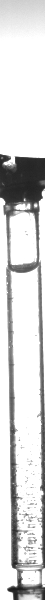
#> input picture CVATdata/images/training/img0_1.png, 45 x 600 px; its folder holds 4 pictures in this run
$ jupyter execute --allow-errors proboscisTracking.ipynb
#> lines starting #> are read from the running program, lines starting #| are printed output that depends on the picture; after the words box and inside, x2 and y2 are one past the last pixel; in counts of white or black regions, pixels touching at a corner belong together
[cell 1]
from xml.etree import ElementTree
import glob
from tensorflow import keras
import tensorflow as tf
import sklearn
from skimage import draw
from skimage.io import imshow, imread
from skimage import morphology
from skimage import transform
from skimage import util
import numpy as np
from matplotlib import pyplot
#from tensorflow import keras
#import tensorflow as tf
from tensorflow.keras import layers, losses, optimizers, Model
from tensorflow.keras.utils import  plot_model

tf.keras.backend.set_image_data_format('channels_last')
#> (this line was passed over: tensorflow is not available in this run)

[cell 2]
tf.config.list_physical_devices('GPU')
#> (this line was passed over: tensorflow is not available in this run)

[cell 3]
et = ElementTree.parse("CVATdata/annotations.xml")
#> (reads CVATdata/annotations.xml from the repository)

[cell 4]
image_names = sorted(glob.glob("CVATdata/images/training/*.png"))
image_names = list(map(lambda x: x.replace("\\", "/"), image_names))

[cell 5]
masks = {}
for img in et.findall('image'):
    width = int(img.attrib['width']) + 1
    height = int(img.attrib['height']) + 1
    blank = np.zeros(shape=(height,width),dtype=np.uint8)
    polys = img.findall('polyline')
    for poly in polys:
        attribs = poly.attrib
        pstr = attribs['points']
        pairs = pstr.split(';')
        coord_list = []
        for pair in pairs:
            xstr,ystr = pair.split(',')
            x = float(xstr)
            y = float(ystr)
            coord_list.append((x,y))
        for i in range(len(coord_list) - 1):
            start = coord_list[i]
            end = coord_list[i + 1]
            line = draw.line(round(start[1]),round(start[0]),round(end[1]),round(end[0]))
            blank[line] = np.uint8(255)
    masks[img.attrib['name']] = blank
print(list(masks.keys())[0])

[cell 6]
images = {}
for name in image_names:
    data = imread(name)
#> data is the input picture: shape (600, 45); min 27, max 255, mean 214.1
    images[name] = data

[cell 7]
image_names[0]
print(image_names)

[cell 8]
names = [image_name[16:] for image_name in image_names]
#> names = ['training/img0_1.png', 'training/img0_2.png', 'training/img0_3.png', 'training/img13_1.png']
print(names)
#| ['training/img0_1.png', 'training/img0_2.png', 'training/img0_3.png', 'training/img13_1.png']

[cell 9]
pairs = []
cross = zip(names, image_names)
for short_name, long_name in cross:
    mask = masks[short_name]
    trainee = images[long_name]
    pairs.append((trainee, morphology.dilation(mask[:-1,:-1])))
#> this loop made 4 passes
#> (short_name, long_name) on passes 1 to 4: ('training/img0_1.png', 'CVATdata/images/training/img0_1.png'), ('training/img0_2.png', 'CVATdata/images/training/img0_2.png'), ('training/img0_3.png', 'CVATdata/images/training/img0_3.png'), ('training/img13_1.png', 'CVATdata/images/training/img13_1.png')
#> pass 2, `mask = masks[short_name]`:
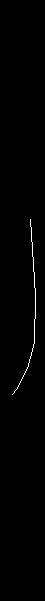
#> mask: shape (601, 45); 0.65% white in thin lines or dots, all inside (x1, y1, x2, y2) = (12, 219, 36, 395)
#> after the loop, pairs = 4 items

[cell 10]
for p, i in zip(pairs, range(10)):
    print(p[0].shape, p[1].shape)
    imshow(p[1])
    pyplot.show()
#> this loop made 4 passes
#| (600, 45) (600, 45)
#| (600, 44) (600, 44)
#| (600, 45) (600, 45)
#| (600, 39) (600, 39)
#> pass 1, `pyplot.show()`:
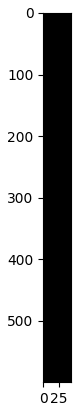
#> figure drawn by matplotlib, 1 panel

[cell 11]
with_probs = filter(lambda pair : pair[1].sum() > 0, pairs)

[cell 12]
labeled_pairs = list(with_probs)
#> labeled_pairs = 2 items

[cell 13]
len(labeled_pairs)
#> Out = 2

[cell 14]
reshaped_pairs = []
for inp, outp in labeled_pairs:
    inp2 = transform.resize(inp, (600, 100))
    outp2 = transform.resize(outp, (600, 100))
    reshaped_pairs.append((inp2, outp2))
#> this loop made 2 passes
#> pass 1, `inp2 = transform.resize(inp, (600, 100))`:
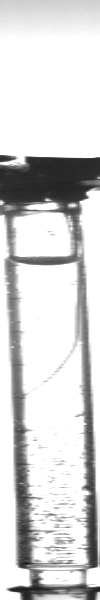
#> inp2: shape (600, 100) float64; min 0.107, max 1, mean 0.832
#> pass 1, `outp2 = transform.resize(outp, (600, 100))`:
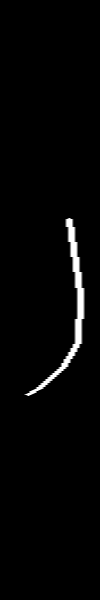
#> outp2: shape (600, 100) float64; min 0, max 1, mean 0.0201
#> pass 2, `inp2 = transform.resize(inp, (600, 100))`:
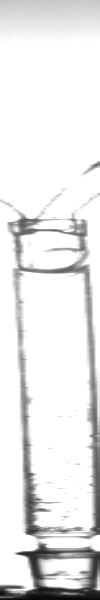
#> inp2: shape (600, 100) float64; min 0.0204, max 1, mean 0.911
#> pass 2, `outp2 = transform.resize(outp, (600, 100))`:
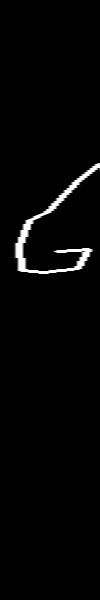
#> outp2: shape (600, 100) float64; min 0, max 1, mean 0.0204
#> after the loop, reshaped_pairs = 2 items

[cell 15]
for (my_in, my_out), i in zip(reshaped_pairs, range(10)):
    imshow(my_in)
    pyplot.show()
    imshow(my_out)
    pyplot.show()
#> this loop made 2 passes
#> i on passes 1 to 2: 0, 1

[cell 16]
len(reshaped_pairs)
#> Out = 2

[cell 17]
inputs = []
outputs = []
for my_in, my_out in reshaped_pairs:
    inputs.append(my_in)
    outputs.append(my_out)
#> after the loop, inputs = 2 items; outputs = 2 items

[cell 18]
ins = np.array(inputs)
outs = np.array(outputs)

[cell 19]
ins.shape
#> Out = (2, 600, 100)

[cell 20]
outs.shape
#> Out = (2, 600, 100)

[cell 21]
input_data = ins[...,np.newaxis]
output_data = outs[...,np.newaxis]
output_data = output_data != 0
for i in range(min(len(input_data), 10)):
    imshow(input_data[i,:,:,0])
    pyplot.show()
    imshow(output_data[i,:,:,0])
    pyplot.show()
#> this loop made 2 passes
#> pass 2, `pyplot.show()`:
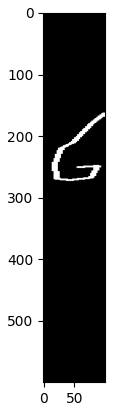
#> figure drawn by matplotlib, 1 panel

[cell 22]
# from https://blog.paperspace.com/unet-architecture-image-segmentation/

# [42 lines left out: functions convolution_block, encoder, decoder, u_net, not called in this run]

#> (the rest of this cell did not finish here and is left out)

#> (a cell that did not finish here is left out)

[cell 24]
import math

class ImageSeq(keras.utils.Sequence):

    def __init__(self, ins: np.ndarray, outs: np.ndarray, batch=32):
#> called with ins = array of shape (2, 600, 100, 1), outs = array of shape (2, 600, 100, 1), batch = 32
        assert ins.shape == outs.shape
        self.inputs = np.copy(ins)
        self.outputs = np.copy(outs)
        self.batch = 4

    def __len__(self):
        return math.ceil(len(self.inputs) / self.batch)

    def __getitem__(self, idx):
        i = self.inputs[idx * self.batch : (idx + 1) * self.batch]
        o = self.outputs[idx * self.batch : (idx + 1) * self.batch]
        return i.astype(np.uint8), o.astype(np.uint8)


class RepeatSeq(keras.utils.Sequence):

    def __init__(self, wrapped, repeats :int):
#> called with repeats = 16
        self.wrapped = wrapped
        self.repeats = repeats

    def __len__(self):
        return len(self.wrapped) * self.repeats

    def __getitem__(self, idx):
        rel_idx = idx % len(self.wrapped)
        i, o = self.wrapped[rel_idx]
        return np.copy(i), np.copy(o)

class RandomFlip(keras.utils.Sequence):

    def __init__(self, wrapped, thresh=0.4):
#> called with thresh = 0.4
        self.wrapped = wrapped
        self.thresh = thresh
        self.should_flip = np.random.random(len(wrapped))
#> self.should_flip = [0.549, 0.715, 0.603, 0.545, 0.424, 0.646, 0.438, 0.892, 0.964, 0.383, 0.792, 0.529, 0.568, 0.926, 0.071, 0.0871]

    def __len__(self):
        return len(self.wrapped)

    def __getitem__(self, idx):
        i, o = self.wrapped[idx]
        give_i = i[:]
        give_o = o[:]
        if self.should_flip[idx] > self.thresh:
            give_i = np.flip(give_i, axis=1)
            give_o = np.flip(give_o, axis=1)
        return give_i, give_o

class RandomXShift(keras.utils.Sequence):

    def __init__(self, wrapped, thresh=0.4):
#> called with thresh = 0.4
        self.wrapped = wrapped
        self.move_likely = np.random.random(len(wrapped))
#> self.move_likely = [0.0202, 0.833, 0.778, 0.87, 0.979, 0.799, 0.461, 0.781, 0.118, 0.64, 0.143, 0.945, 0.522, 0.415, 0.265, 0.774]
        self.thresh = thresh
        self.move_amount = np.random.randint(-20, 20, len(wrapped))
#> self.move_amount = [8, 14, -20, -20, 16, -15, 18, -3, -5, -16, 11, -19, -19, 19, 15, 18]

    def __len__(self):
        return len(self.wrapped)

    def __getitem__(self, idx):
        i, o = self.wrapped[idx]
        give_i = i[:]
        give_o = o[:]
        if self.move_likely[idx] > self.thresh:
            move = self.move_amount[idx]
            transl = transform.EuclideanTransform(translation=[move, 0])
            for j in range(len(give_i)):
                give_i[j] = util.img_as_ubyte(transform.warp(give_i[j], transl.inverse))
                give_o[j] = util.img_as_ubyte(transform.warp(give_o[j], transl.inverse))
        return give_i, give_o

class RandomYShift(keras.utils.Sequence):

    def __init__(self, wrapped, thresh=0.4):
#> called with thresh = 0.4
        self.wrapped = wrapped
        self.move_likely = np.random.random(len(wrapped))
#> self.move_likely = [0.671, 0.21, 0.129, 0.315, 0.364, 0.57, 0.439, 0.988, 0.102, 0.209, 0.161, 0.653, 0.253, 0.466, 0.244, 0.159]
        self.thresh = thresh
        self.move_amount = np.random.randint(-200, 200, len(wrapped))
#> self.move_amount = [197, 173, 141, -152, 105, -131, -31, -37, -105, -3, -106, 56, 169, -22, 92, 104]

    def __len__(self):
        return len(self.wrapped)

    def __getitem__(self, idx):
        i, o = self.wrapped[idx]
#> in __getitem__, `rel_idx = idx % len(self.wrapped)`: rel_idx = 0
#> in __getitem__, `move = self.move_amount[idx]`: move = 18
#> the loop in __getitem__, `for j in range(len(give_i)):` made 2 passes
        give_i = i[:]
        give_o = o[:]
        if self.move_likely[idx] > self.thresh:
            move = self.move_amount[idx]
#> move = -31
            transl = transform.EuclideanTransform(translation=[0, move])
            for j in range(len(give_i)):
                give_i[j] = util.img_as_ubyte(transform.warp(give_i[j], transl.inverse))
                give_o[j] = util.img_as_ubyte(transform.warp(give_o[j], transl.inverse))
        return give_i, give_o

[cell 25]
r = RandomYShift(RandomXShift(RandomFlip(RepeatSeq(ImageSeq(input_data, output_data), 16))))

[cell 26]
a,b = r[6]
imshow(a[0])
pyplot.show()
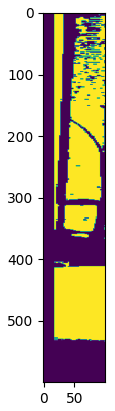
#> figure drawn by matplotlib, 1 panel
imshow(b[0])
pyplot.show()
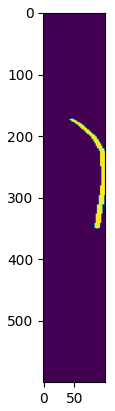
#> figure drawn by matplotlib, 1 panel

[cell 27]
imshow(output_data[0])
pyplot.show()
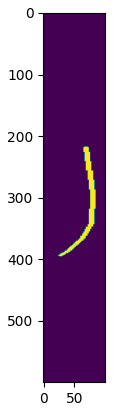
#> figure drawn by matplotlib, 1 panel
